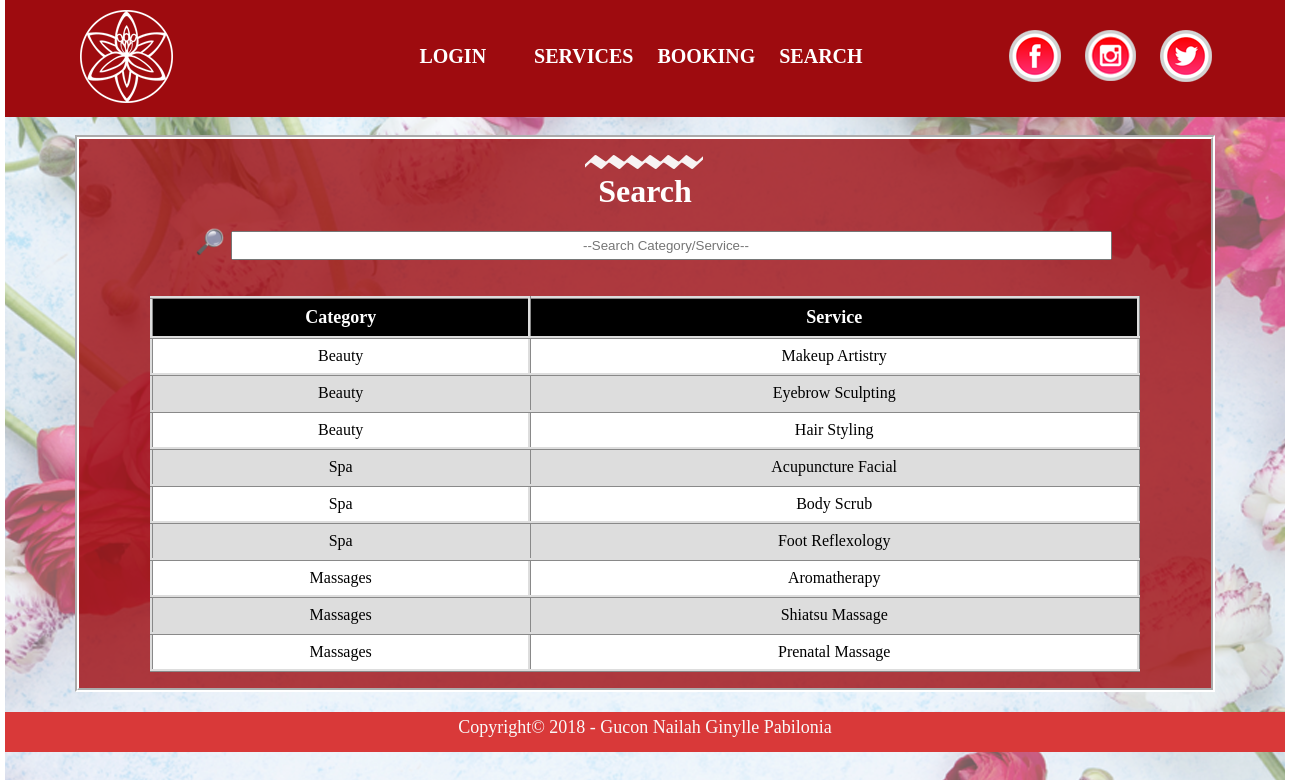
Screenshot of /search.php with the database file from the repository.
### tables this page shows
CREATE TABLE IF NOT EXISTS `myservices` (
  `CID` int(11) NOT NULL,
  `SID` int(11) NOT NULL AUTO_INCREMENT,
  `CName` varchar(1000) NOT NULL,
  `SName` varchar(1000) NOT NULL,
  `SPic` varchar(1000) NOT NULL,
  `Description` varchar(1000) NOT NULL,
  `Price` float(10,2) NOT NULL,
  `created` timestamp NOT NULL DEFAULT CURRENT_TIMESTAMP,
  `Cheader` varchar(255) DEFAULT NULL,
  PRIMARY KEY (`SID`)
);

### search.php (the view, shortened to what this page needs)
<?php
require_once("connection.php");
$sql = "SELECT * FROM myservices";
$result = mysqli_query($conn, $sql);
?>
<!DOCTYPE html>
<html>
<head>
       <link rel="stylesheet" type="text/css" href="common.css">
</head>
<body>
<div id="sidebar">
<nav>
<ul class="logo">
<li><a href="index.php" title="Home"><img src="images/Logo.png" alt="Home"/></a></li>
</ul>
<ul class="content">
<li><b>
<?php
if(isset($_SESSION['thisuser']))
{
    echo '<a href="profile.php" class="profile" style="float: left; text-decoration: none; color:white;">PROFILE</a>';
    echo '<a href="logout.php" class="logout" style="float: left; text-decoration: none; color:white;">LOGOUT</a>';
}
else{
    echo '<a href="login.php" style="text-decoration: none; color:white;">LOGIN</a>';
}
?>
<a href="login.php" title="Login" class="border" style="text-decoration:none; color: white;"></b></a></li>
<li class="dropdown">
<a href="categories.php" title="Services" style="text-decoration:none; color: white;"><b>SERVICES</b></a>
</li>
<li class="dropdown">
<a href="view_booking.php" title="Booking" style="text-decoration:none; color: white;"><b>BOOKING</b></a>
</li>
<li><a href="search.php" title="Search" style="text-decoration:none; color: white;"><b>SEARCH</b></a></li>
</ul>
<ul class="social">
<li><a href="https://www.facebook.com/" title="Facebook" target="_blank"><img src="images/Facebook%20icon.png" alt="Facebook"/></a></li>
<li><a href="https://www.instagram.com/" title="Instagram" target="_blank"><img src="images/Instagram%20Icon.png" alt="Instagram"/></a></li>
<li><a href="https://twitter.com/" title="Twitter" target="_blank"><img src="images/Twitter%20Icon.png" alt="Twitter"/></a></li>
</ul>
</nav>
</div>
<br>
  <div class="container">
    <img src="images/TopBorder.png" id="zigzag">
    <h1 style="text-align: center; color:white;">Search</h1>
    <br>
<h2 id="searchbox">&#x1F50E; <input id="myInput" type="text" placeholder="--Search Category/Service--"></h2>
<br><br>
<table>
  <thead>
    <tr>
      <th>Category</th>
      <th>Service</th>
    </tr>
  </thead>
  <tbody id="myTable">
      <?php
        while($one_cat = mysqli_fetch_assoc($result)){
        echo "<tr>";
        echo "<td ><a style='text-decoration:none; color:black;' href='services.php?CName=". $one_cat['CName'] . "'>" . $one_cat['Cheader'] . "</a></td>";
        echo "<td><a style='text-decoration:none; color:black;' href='services.php?CName=". $one_cat['CName'] . "'>" . $one_cat['SName'] . "</a></td>";
        echo "</tr>";
        }
?>
  </tbody>
</table>
  </div>
<footer>Copyright© 2018 - Gucon Nailah Ginylle Pabilonia</footer>
</body>
</html>

### common.css (style rules this page uses)
* { margin:0px; padding: 0px; }
html { margin: 0px auto; background-repeat: no-repeat; background-position:top; transition: 0.60s; }
footer { margin: 0px auto; display: block; text-align: center; background-color: #d93939; color:#F9F9F9; height:30px; font-size: 18px; padding: 5px 0px; }
@media only screen and (min-width: 769px) { nav { width: 1280px; } }
@media only screen and (min-width: 769px) { html { width: 1280px; } }
@media only screen and (min-width: 769px) { footer { width: 1280px; margin-top: 20px; } }
@media only screen and (min-width: 481px) { nav { margin: 0px auto; background-color:#9e0b0f; color: white; font-family: "Calisto MT"; display: flex; justify-content: space-around; } }
@media only screen and (min-width: 481px) { nav a:link { color: #F9F9F9; } }
@media only screen and (min-width: 481px) { nav a { color: white; display:block; text-align: center; text-decoration:none; padding: 10px 12px; float: left; } }
@media only screen and (min-width: 481px) { nav ul { list-style-type: none; margin: 0; padding: 0; overflow: hidden; } }
@media only screen and (min-width: 481px) { nav ul li { float:left; } }
@media only screen and (min-width: 481px) { ul { list-style-type: none; } }
@media only screen and (min-width: 481px) { .content { padding-left: 100px; padding-top: 35px; font-size: 20px; } }
@media only screen and (min-width: 481px) { .social { padding-top: 20px; } }
@media only screen and (min-width: 481px) { .logo { padding-left: 2px; } }
@media only screen and (min-width: 481px) { .dropdown { float: left; overflow: hidden; } }

### search.php (style rules this page uses)
table { margin: 0px auto; font-family: "Calisto MT"; border-collapse: collapse; width: 90%; }
th { background-color: black; color: white; font-size:18px; }
td, th { border: 3px ridge #dddddd; text-align: left; padding: 8px; }
tr:nth-child(even) { background-color: #dddddd; }
tr:nth-child(odd) { background-color: #ffffff; }
table, th, td { text-align: center; }
@media only screen and (min-width: 769px) { html { background-image: url(images/Reg_FloralBackground.png); background-repeat: repeat-y; } }
@media only screen and (min-width: 769px) { #zigzag { margin-left: 490px; } }
@media only screen and (min-width: 769px) { .container { margin: 0px auto; width: 1100px; } }
@media only screen and (min-width: 769px) { #searchbox { margin-left: 100px; } }
@media only screen and (min-width: 769px) { #myInput { padding: 5px 350px; } }
@media only screen and (min-width: 481px) { .container { padding: 16px; border: 4px groove white; } }
.container { background-color: rgba(158, 11, 15, 0.8); }

### rows the page displays
myservices: Cheader "Beauty", SName "Makeup Artistry"
myservices: Cheader "Beauty", SName "Eyebrow Sculpting"
myservices: Cheader "Beauty", SName "Hair Styling"
myservices: Cheader "Spa", SName "Acupuncture Facial"
myservices: Cheader "Spa", SName "Body Scrub"
myservices: Cheader "Spa", SName "Foot Reflexology"
myservices: Cheader "Massages", SName "Aromatherapy"
myservices: Cheader "Massages", SName "Shiatsu Massage"
myservices: Cheader "Massages", SName "Prenatal Massage"
